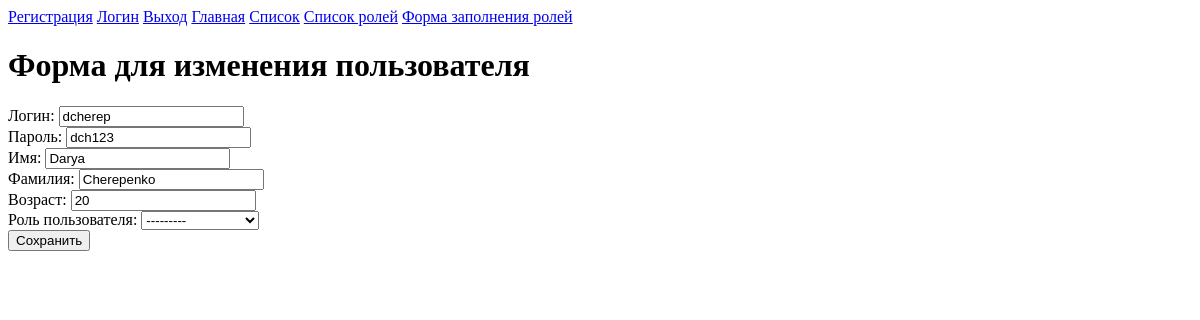
Before: /edituser/1 with the older database file.
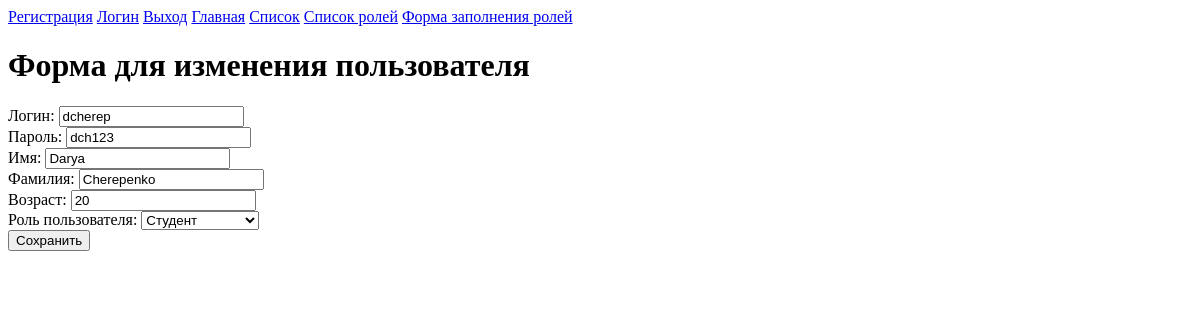
After: the same page with the newer database file.
### login/models.py (models this page shows)
class User(models.Model):
    login=models.CharField(max_length=200, unique=True)
    password=models.CharField(max_length=200)
    first_name=models.CharField(max_length=200)
    last_name=models.CharField(max_length=200)
    age=models.PositiveIntegerField()
    balance=models.FloatField(default=0.0)
    role = models.ForeignKey(Role,on_delete=models.RESTRICT,null=True)

### login/views.py (the view)
# urls.py: path('edituser/<int:id_user>', views.edit_user),
def edit_user(request,id_user):
    user=User.objects.get(id=id_user)
    if request.method=="POST":
        user=UserForm(request.POST,instance=user)
        if user.is_valid():
            user.save()
        return redirect('/users/')
    else:
        userform=UserForm(instance=user)
    return render(request, 'updateUser.html', {'form': userform})

### login/forms.py
class UserForm(forms.ModelForm):
    class Meta:
        model= User
        fields=['login','password','first_name','last_name','age','role']
        labels={
            'login': 'Логин',
            'password': 'Пароль',
            'first_name': 'Имя',
            'last_name': 'Фамилия',
            'age': 'Возраст',
            'role': 'Роль пользователя',
        }

### login/models.py (called while the page is built)
    def __str__(self):
        return self.name

### login/templates/updateUser.html (shortened to what this page needs)
{% extends "base.html" %}
{% block content %}
	<h1>Форма для изменения пользователя</h1>
    <form method="POST">
        <table>
            {{form}}
        </table>
        <input type="submit" value="Сохранить">
    </form>
{% endblock content %}

Changed rows visible on the page:
changed User "dcherep": role "---------" → "Студент"
